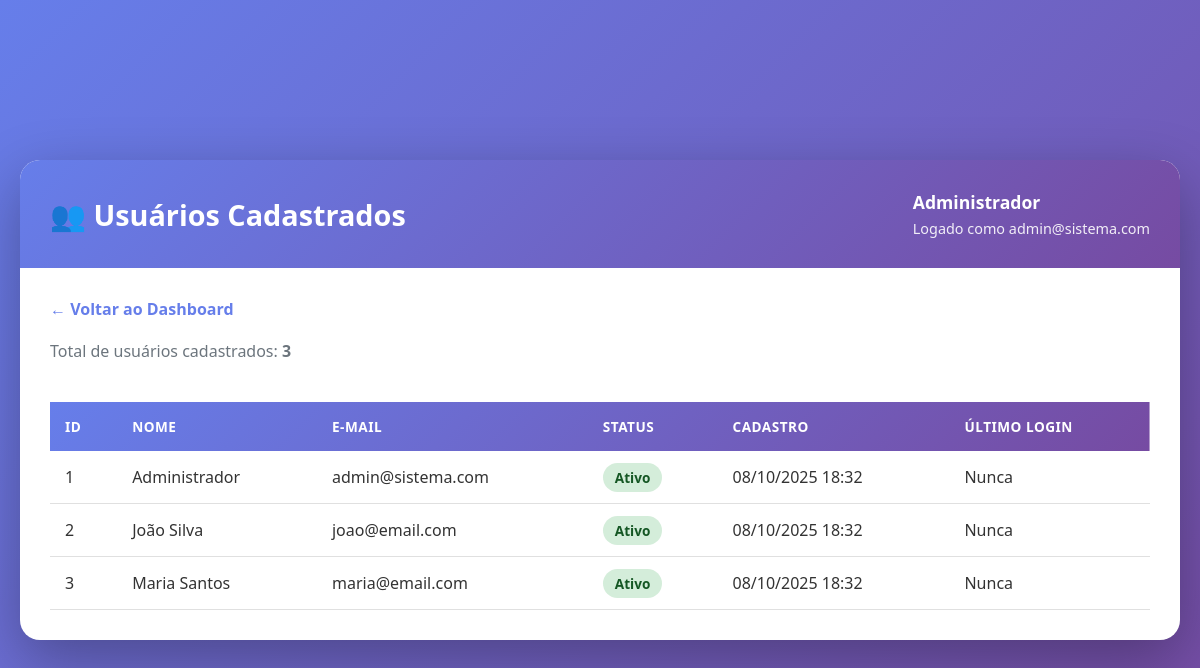
/usuarios.php (signed in), run on the app's committed database.
### tables this page shows
CREATE TABLE usuarios (
     
    id INT AUTO_INCREMENT PRIMARY KEY,
    
     
    nome VARCHAR(100) NOT NULL,
    
     
    email VARCHAR(100) NOT NULL UNIQUE,
    
     
     
    senha VARCHAR(255) NOT NULL,
    
     
    foto_perfil VARCHAR(255) DEFAULT NULL,
    
     
    ativo TINYINT(1) DEFAULT 1,
    
     
    criado_em TIMESTAMP DEFAULT CURRENT_TIMESTAMP,
    
     
    atualizado_em TIMESTAMP DEFAULT CURRENT_TIMESTAMP ON UPDATE CURRENT_TIMESTAMP,
    
     
    ultimo_login TIMESTAMP NULL DEFAULT NULL,
    
     
    INDEX idx_email (email),
    
     
    INDEX idx_ativo (ativo)
    
);

### config.php (called while the page is built, shortened)
<?php
function isLoggedIn() {
    return isset($_SESSION['usuario_id']) && !empty($_SESSION['usuario_id']);
}
function getUsuarioLogado($key = null) {
    if ($key === null) {
        return [
            'id' => $_SESSION['usuario_id'] ?? null,
            'nome' => $_SESSION['usuario_nome'] ?? null,
            'email' => $_SESSION['usuario_email'] ?? null,
            'foto_perfil' => $_SESSION['usuario_foto'] ?? null
        ];
    }
    return $_SESSION['usuario_' . $key] ?? null;
}
?>

### conexao.php (called while the page is built, shortened)
<?php
require_once 'config.php';
class Database {
    private static $conexao = null;
    public static function getConexao() {
        if (self::$conexao === null) {
            try {
                $dsn = sprintf(
                    "mysql:host=%s;dbname=%s;charset=%s",
                    DB_HOST,
                    DB_NAME,
                    DB_CHARSET
                );
                $opcoes = [
                    PDO::ATTR_ERRMODE => PDO::ERRMODE_EXCEPTION,
                    PDO::ATTR_DEFAULT_FETCH_MODE => PDO::FETCH_ASSOC,
                    PDO::ATTR_EMULATE_PREPARES => false,
                    PDO::MYSQL_ATTR_INIT_COMMAND => "SET NAMES " . DB_CHARSET,
                    PDO::ATTR_STRINGIFY_FETCHES => false,
                    PDO::ATTR_EMULATE_PREPARES => false
                ];
                self::$conexao = new PDO($dsn, DB_USER, DB_PASS, $opcoes);
            } catch (PDOException $e) {
                if (DEV_MODE) {
                    die("Erro na conexão com o banco de dados: " . $e->getMessage());
                } else {
                    error_log("Erro de conexão PDO: " . $e->getMessage());
                    die("Erro ao conectar ao banco de dados. Tente novamente mais tarde.");
                }
            }
        }
        return self::$conexao;
    }
}
function getDB() {
    return Database::getConexao();
}
function query($sql, $params = []) {
    $pdo = getDB();
    $stmt = $pdo->prepare($sql);
    $stmt->execute($params);
    return $stmt;
}
function fetchAll($sql, $params = []) {
    $stmt = query($sql, $params);
    return $stmt->fetchAll();
}
?>

### usuarios.php (the view, shortened to what this page needs)
<?php
require_once 'config.php';
require_once 'conexao.php';
$usuario_logado = getUsuarioLogado();
try {
    $sql = "SELECT id, nome, email, ativo, criado_em, ultimo_login
            FROM usuarios
            ORDER BY criado_em DESC";
    $usuarios = fetchAll($sql);
} catch (PDOException $e) {
    error_log("Erro ao buscar usuários: " . $e->getMessage());
    $usuarios = [];
}
function formatarData($data) {
    if (!$data) return 'Nunca';
    return date('d/m/Y H:i', strtotime($data));
}
?>
<!DOCTYPE html>
<html lang="pt-BR">
<head>
    <link rel="stylesheet" href="style.css">
</head>
<body>
    <div class="usuarios-container">
        <div class="dashboard-header">
            <h1>👥 Usuários Cadastrados</h1>
            <div class="user-info">
                <div class="user-details">
                    <h3><?php echo htmlspecialchars($usuario_logado['nome']); ?></h3>
                    <p>Logado como <?php echo htmlspecialchars($usuario_logado['email']); ?></p>
                </div>
            </div>
        </div>
        <div class="table-container">
            <a href="dashboard.php" class="back-link">← Voltar ao Dashboard</a>
            <p style="color: #6c757d; margin-bottom: 20px;">
                Total de usuários cadastrados: <strong><?php echo count($usuarios); ?></strong>
            </p>
            <?php if (count($usuarios) > 0): ?>
                <div style="overflow-x: auto;">
                    <table>
                        <thead>
                            <tr>
                                <th>ID</th>
                                <th>Nome</th>
                                <th>E-mail</th>
                                <th>Status</th>
                                <th>Cadastro</th>
                                <th>Último Login</th>
                            </tr>
                        </thead>
                        <tbody>
                            <?php foreach ($usuarios as $usuario): ?>
                                <tr>
                                    <td><?php echo $usuario['id']; ?></td>
                                    <td><?php echo htmlspecialchars($usuario['nome']); ?></td>
                                    <td><?php echo htmlspecialchars($usuario['email']); ?></td>
                                    <td>
                                        <?php if ($usuario['ativo']): ?>
                                            <span class="badge badge-success">Ativo</span>
                                        <?php else: ?>
                                            <span class="badge badge-danger">Inativo</span>
                                        <?php endif; ?>
                                    </td>
                                    <td><?php echo formatarData($usuario['criado_em']); ?></td>
                                    <td><?php echo formatarData($usuario['ultimo_login']); ?></td>
                                </tr>
                            <?php endforeach; ?>
                        </tbody>
                    </table>
                </div>
            <?php else: ?>
                <div class="alert alert-info">
                    Nenhum usuário cadastrado no sistema.
                </div>
            <?php endif; ?>
        </div>
    </div>
</body>
</html>

### style.css (style rules this page uses)
* { margin: 0; padding: 0; box-sizing: border-box; }
body { font-family: 'Segoe UI', Tahoma, Geneva, Verdana, sans-serif; background: linear-gradient(135deg, #667eea 0%, #764ba2 100%); min-height: 100vh; display: flex; align-items: center; justify-content: center; padding: 20px; color: #333; }
.dashboard-header { background: linear-gradient(135deg, #667eea 0%, #764ba2 100%); color: white; padding: 30px; display: flex; justify-content: space-between; align-items: center; flex-wrap: wrap; gap: 20px; }
.dashboard-header h1 { font-size: 1.8em; margin: 0; }
.user-info { display: flex; align-items: center; gap: 15px; }
.user-details h3 { margin: 0; font-size: 1.1em; }
.user-details p { margin: 5px 0 0; opacity: 0.9; font-size: 0.9em; }

### usuarios.php (style rules this page uses)
.usuarios-container { background: white; border-radius: 20px; box-shadow: 0 20px 60px rgba(0, 0, 0, 0.3); max-width: 1200px; width: 100%; overflow: hidden; }
.table-container { padding: 30px; }
table { width: 100%; border-collapse: collapse; margin-top: 20px; }
thead { background: linear-gradient(135deg, #667eea 0%, #764ba2 100%); color: white; }
th { padding: 15px; text-align: left; font-weight: 600; text-transform: uppercase; font-size: 0.85em; letter-spacing: 0.5px; }
td { padding: 15px; border-bottom: 1px solid #e0e0e0; }
tbody tr { transition: background-color 0.2s ease; }
.badge { padding: 5px 12px; border-radius: 20px; font-size: 0.85em; font-weight: 600; }
.badge-success { background-color: #d4edda; color: #155724; }
.back-link { display: inline-block; margin-bottom: 20px; color: #667eea; text-decoration: none; font-weight: 600; }

### data on the page
usuarios: nome "Administrador", email "admin@sistema.com", id "1", ativo "Ativo", criado_em "08/10/2025 18:32", ultimo_login "Nunca"
usuarios: id "2", nome "João Silva", email "joao@email.com", ativo "Ativo", criado_em "08/10/2025 18:32", ultimo_login "Nunca"
usuarios: id "3", nome "Maria Santos", email "maria@email.com", ativo "Ativo", criado_em "08/10/2025 18:32", ultimo_login "Nunca"

### other printed values
count($usuarios) "3"
